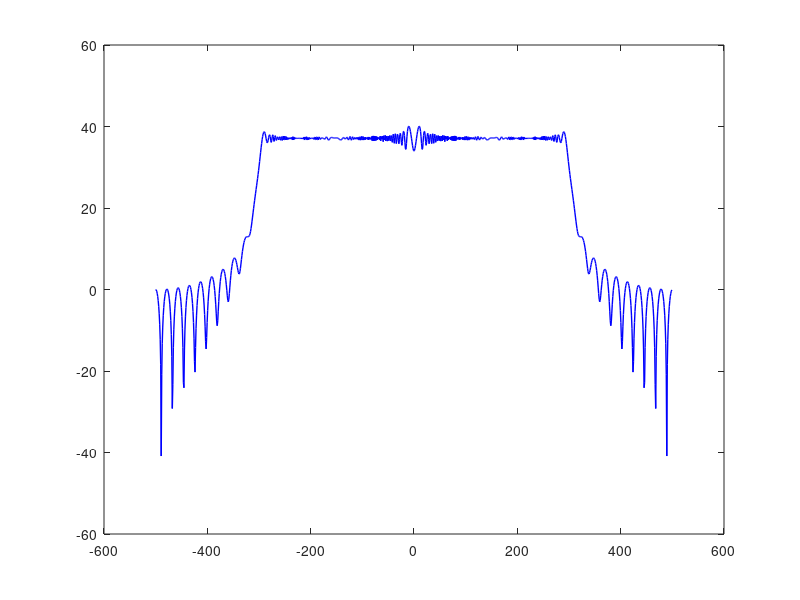
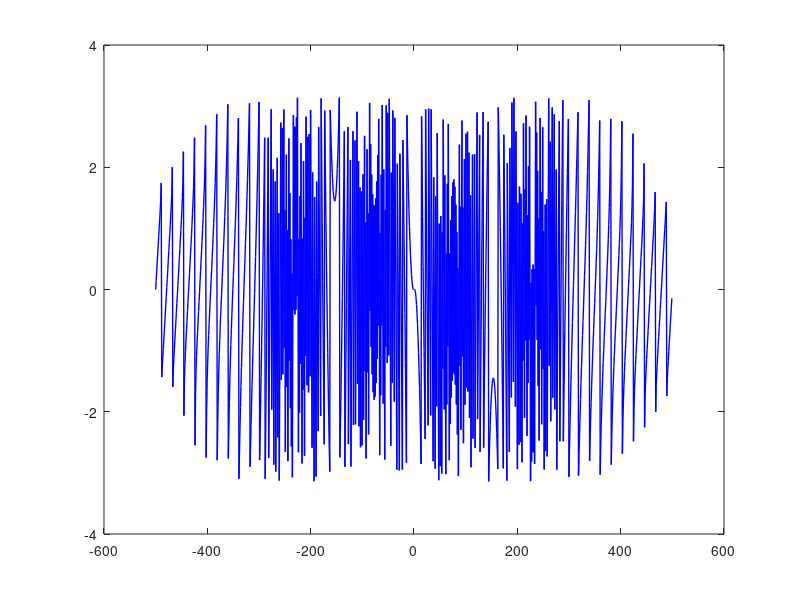

Recreate these plots in MATLAB, in order. (Note: this script raises an error after producing the figures.)
clc; clear; close all;

Fs=1000;
F0 = 0; t0=0; F1 = 300; t1 = 2; fi = 0;
t=[t0:1/Fs:t1];

k=(F1-F0)/t1;

X = cos((2*pi.*F0.*t)+(2*pi.*(k/2).*(t.*t)+fi));
Y = chirp(t,F0,t1,F1,'linear');

X_fft = fft(X);
[H,F] = freqz(X,1,1024,'whole',Fs);

figure
g= plot(F-Fs/2,fftshift(10*log(abs(H))),'b','LineWidth',1);

figure
plot(F-Fs/2,fftshift(angle(H)),'b','LineWidth',1);

% figure
% plot(t,X)
% 
% figure
% plot(t,X_fft)
figure
spectrogram(X,128,120,128,Fs)